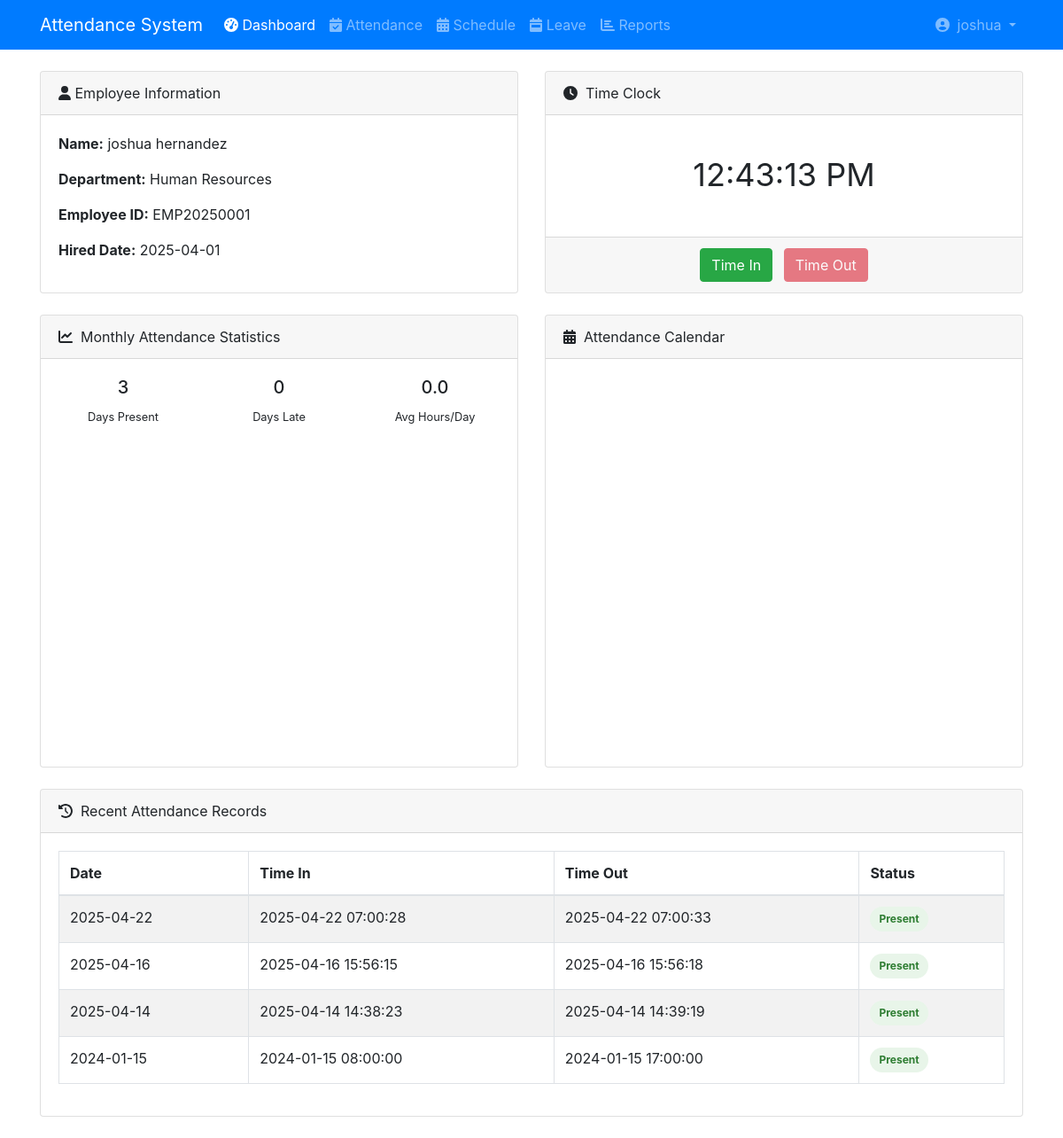
Screenshot of /attendance/index.php (signed in) with the database file from the repository.
### tables this page shows
CREATE TABLE `employees` (
  `employee_id` varchar(20) NOT NULL,
  `first_name` varchar(50) DEFAULT NULL,
  `last_name` varchar(50) DEFAULT NULL,
  `email` varchar(100) DEFAULT NULL,
  `password` varchar(255) NOT NULL,
  `phone` varchar(20) DEFAULT NULL,
  `date_of_birth` date DEFAULT NULL,
  `gender` varchar(10) DEFAULT NULL,
  `nationality` varchar(50) DEFAULT NULL,
  `marital_status` varchar(20) DEFAULT NULL,
  `hire_date` date DEFAULT NULL,
  `employment_status` varchar(20) DEFAULT NULL,
  `department_id` int(11) DEFAULT NULL,
  `position_id` int(11) DEFAULT NULL,
  `manager_id` varchar(20) DEFAULT NULL,
  `last_login` datetime DEFAULT NULL,
  `created_at` timestamp NOT NULL DEFAULT current_timestamp(),
  `updated_at` timestamp NOT NULL DEFAULT current_timestamp()
);

CREATE TABLE `departments` (
  `department_id` int(11) NOT NULL,
  `department_name` varchar(100) DEFAULT NULL,
  `department_head_id` varchar(20) DEFAULT NULL,
  `parent_department_id` int(11) DEFAULT NULL,
  `created_at` timestamp NOT NULL DEFAULT current_timestamp()
);

CREATE TABLE `attendance_records` (
  `record_id` int(11) NOT NULL,
  `employee_id` varchar(20) DEFAULT NULL,
  `date` date DEFAULT NULL,
  `time_in` datetime DEFAULT NULL,
  `time_out` datetime DEFAULT NULL,
  `status` varchar(20) DEFAULT NULL
);

### attendance/index.php (the view, shortened to what this page needs)
<?php
require_once 'config/database.php';
$employee_id = $_SESSION['employee_id'];
$current_month = date('m');
$current_year = date('Y');
$stats_query = "SELECT
                COUNT(*) as total_days,
                SUM(CASE WHEN time_in IS NOT NULL AND time_out IS NOT NULL THEN 1 ELSE 0 END) as complete_days,
                SUM(CASE WHEN status = 'Late' THEN 1 ELSE 0 END) as late_days,
                AVG(TIMESTAMPDIFF(HOUR, time_in, time_out)) as avg_hours
                FROM attendance_records
                WHERE employee_id = ?
                AND MONTH(date) = ?
                AND YEAR(date) = ?";
$stats_stmt = $conn->prepare($stats_query);
$stats_stmt->bind_param("sii", $employee_id, $current_month, $current_year);
$stats_stmt->execute();
$stats = $stats_stmt->get_result()->fetch_assoc();
$today_query = "SELECT * FROM attendance_records WHERE employee_id = ? AND date = CURRENT_DATE()";
$today_stmt = $conn->prepare($today_query);
$today_stmt->bind_param("s", $employee_id);
$today_stmt->execute();
$today_record = $today_stmt->get_result()->fetch_assoc();
$recent_query = "SELECT * FROM attendance_records WHERE employee_id = ? ORDER BY date DESC LIMIT 5";
$recent_stmt = $conn->prepare($recent_query);
$recent_stmt->bind_param("s", $employee_id);
$recent_stmt->execute();
$recent_records = $recent_stmt->get_result();
?>
<!DOCTYPE html>
<html lang="en">
<head>
    <link rel="stylesheet" href="https://stackpath.bootstrapcdn.com/bootstrap/4.5.2/css/bootstrap.min.css">
    <link rel="stylesheet" href="https://cdn.datatables.net/1.10.22/css/dataTables.bootstrap4.min.css">
    <link rel="stylesheet" href="https://cdnjs.cloudflare.com/ajax/libs/font-awesome/5.15.4/css/all.min.css">
    <link rel="stylesheet" href="https://cdn.jsdelivr.net/npm/fullcalendar@5.10.0/main.min.css">
</head>
<body>
    <?php include 'includes/navbar.php';?>
    <div class="container mt-4">
        <div class="row">
            <div class="col-md-6 mb-4">
                <div class="card h-100">
                    <div class="card-header">
                        <i class="fas fa-user"></i> Employee Information
                    </div>
                    <div class="card-body">
                        <p><strong>Name:</strong> <?php echo htmlspecialchars($employee['first_name'] . ' ' . $employee['last_name']); ?></p>
                        <p><strong>Department:</strong> <?php echo htmlspecialchars($employee['department_name']); ?></p>
                        <p><strong>Employee ID:</strong> <?php echo htmlspecialchars($employee['employee_id']); ?></p>
                        <p><strong>Hired Date:</strong> <?php echo htmlspecialchars($employee['hire_date']); ?></p>
                    </div>
                </div>
            </div>
            <div class="col-md-6 mb-4">
                <div class="card h-100">
                    <div class="card-header">
                        <i class="fas fa-clock"></i>&nbsp;&nbsp;Time Clock
                    </div>
                    <div class="card-body text-center">
                        <div id="clock" class="clock-display"></div>
                    </div>
                    <div class="card-footer text-center">
                        <form method="POST" style="display:inline;">
                            <button type="submit" name="action" value="clock_in" class="btn btn-success mr-2" <?php echo $today_record ? 'disabled' : ''; ?>>Time In</button>
                        </form>
                        <form method="POST" style="display:inline;">
                            <button type="submit" name="action" value="clock_out" class="btn btn-danger" <?php echo (!$today_record || $today_record['time_out']) ? 'disabled' : ''; ?>>Time Out</button>
                        </form>
                    </div>
                </div>
            </div>
            <div class="col-md-6 mb-4">
                <div class="card h-100">
                    <div class="card-header">
                        <i class="fas fa-chart-line"></i>&nbsp;&nbsp;Monthly Attendance Statistics
                    </div>
                    <div class="card-body">
                        <div class="row text-center">
                            <div class="col-4">
                                <h5><?php echo $stats['complete_days']; ?></h5>
                                <small>Days Present</small>
                            </div>
                            <div class="col-4">
                                 <h5><?php echo $stats['late_days']; ?></h5>
                                <small>Days Late</small>
                            </div>
                            <div class="col-4">
                                 <h5><?php echo number_format($stats['avg_hours'], 1); ?></h5>
                                <small>Avg Hours/Day</small>
                            </div>
                        </div>
                    </div>
                </div>
            </div>
            <div class="col-md-6 mb-4">
                <div class="card h-100">
                    <div class="card-header">
                        <i class="fas fa-calendar-alt"></i>&nbsp;&nbsp;Attendance Calendar
                    </div>
                    <div class="card-body">
                        <div id="calendar"></div>
                    </div>
                </div>
            </div>
            <div class="col-md-12 mb-4">
                <div class="card h-100">
                    <div class="card-header align-items-center">
                        <i class="fas fa-history"></i>&nbsp;&nbsp;Recent Attendance Records
                    </div>
                    <div class="card-body">
                        <table class="table table-bordered table-striped">
                            <thead>
                                <tr>
                                    <th>Date</th>
                                    <th>Time In</th>
                                    <th>Time Out</th>
                                    <th>Status</th>
                                </tr>
                            </thead>
                            <tbody>
                                <?php while ($record = $recent_records->fetch_assoc()): ?>
                                <tr>
                                    <td><?php echo htmlspecialchars($record['date']); ?></td>
                                    <td><?php echo htmlspecialchars($record['time_in']); ?></td>
                                    <td><?php echo $record['time_out'] ? htmlspecialchars($record['time_out']) : '-'; ?></td>
                                    <td>
                                        <span class="status-badge status-<?php echo strtolower($record['status']); ?>">
                                            <?php echo htmlspecialchars($record['status']); ?>
                                        </span>
                                    </td>
                                </tr>
                                <?php endwhile; ?>
                            </tbody>
                        </table>
                    </div>
                </div>
            </div>
        </div>
    </div>
</body>
</html>

### attendance/includes/navbar.php (shortened to what this page needs)
<?php
$emp_query = "SELECT e.*, d.department_name
              FROM employees e
              LEFT JOIN departments d ON e.department_id = d.department_id
              WHERE e.employee_id = ?";
$emp_stmt = $conn->prepare($emp_query);
$emp_stmt->bind_param("s", $employee_id);
$emp_stmt->execute();
$employee = $emp_stmt->get_result()->fetch_assoc();
?>
<nav class="navbar navbar-expand-lg navbar-dark bg-primary">
    <div class="container">
        <a class="navbar-brand" href="index.php">
            Attendance System
        </a>
        <div class="collapse navbar-collapse" id="navbarNav">
            <ul class="navbar-nav mr-auto">
                <li class="nav-item">
                    <a class="nav-link" href="index.php">
                        <i class="fas fa-tachometer-alt"></i> Dashboard
                    </a>
                </li>
                <li class="nav-item">
                    <a class="nav-link" href="attendance.php">
                        <i class="fas fa-calendar-check"></i> Attendance
                    </a>
                </li>
                <li class="nav-item">
                    <a class="nav-link" href="schedule.php">
                        <i class="fas fa-calendar-alt"></i> Schedule
                    </a>
                </li>
                <li class="nav-item">
                    <a class="nav-link" href="requests.php">
                        <i class="fas fa-calendar-week"></i> Leave
                    </a>
                </li>
                <li class="nav-item">
                    <a class="nav-link" href="reports.php">
                        <i class="fas fa-chart-bar"></i> Reports
                    </a>
                </li>
            </ul>
            <ul class="navbar-nav">
                <li class="nav-item dropdown">
                    <a class="nav-link dropdown-toggle" href="#" data-toggle="dropdown">
                        <i class="fas fa-user-circle"></i>&nbsp;
                        <?php echo $employee['first_name']; ?>
                    </a>
                </li>
            </ul>
        </div>
    </div>
</nav>

### attendance/index.php (style rules this page uses)
.clock-display { font-size: 36px; text-align: center; margin: 20px 0; }
.status-badge { display: inline-block; padding: 5px 10px; border-radius: 15px; font-size: 12px; font-weight: bold; }
.status-present { background: #e8f5e9; color: #2e7d32; }
#calendar { height: 400px; margin-top: 20px; }

### rows the page displays
employees: first_name "joshua", first_name+last_name "joshua hernandez", department.department_name "Human Resources", employee_id "EMP20250001", hire_date "2025-04-01"
attendance_records: date "2025-04-22", time_in "2025-04-22 07:00:28", time_out "2025-04-22 07:00:33", status "Present"
attendance_records: date "2025-04-16", time_in "2025-04-16 15:56:15", time_out "2025-04-16 15:56:18", status "Present"
attendance_records: date "2025-04-14", time_in "2025-04-14 14:38:23", time_out "2025-04-14 14:39:19", status "Present"
attendance_records: date "2024-01-15", time_in "2024-01-15 08:00:00", time_out "2024-01-15 17:00:00", status "Present"

### other values shown
$stats['complete_days'] "3"
$stats['late_days'] "0"
$stats['avg_hours'] "0.0"
